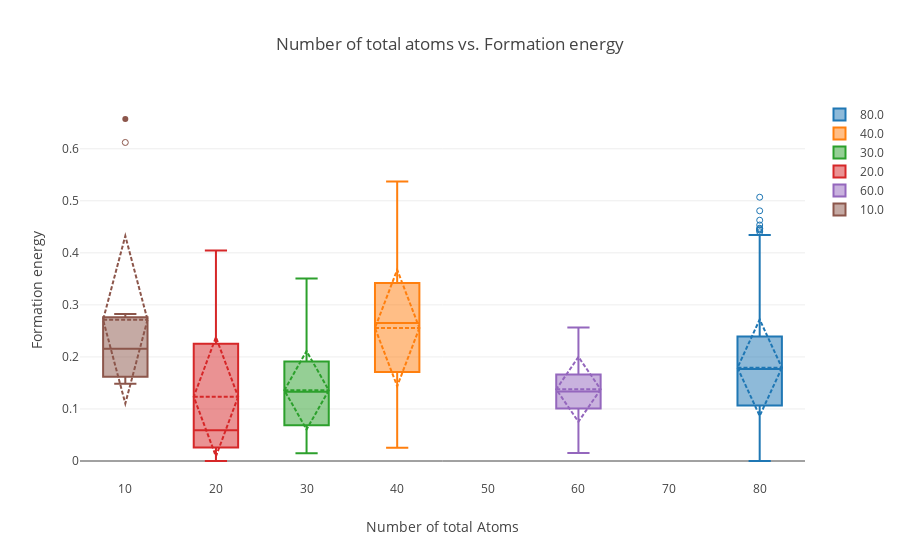

The notebook cell saved with this chart:
### Markdown cell above
### 原子总数与形成能的关系

### Code cell
data = []
for number_of_total_atoms in df['number_of_total_atoms'].value_counts().index.tolist():
    y0 = df[df['number_of_total_atoms']==number_of_total_atoms]['formation_energy_ev_natom'].values
    data.append(go.Box(y=y0, name=str(number_of_total_atoms), boxpoints = 'suspectedoutliers',boxmean='sd'))
    
    layout = go.Layout(
        title = "Number of total atoms vs. Formation energy",
        yaxis=dict( title = 'Formation energy'),
        xaxis=dict( title = 'Number of total Atoms'))
    
iplot(go.Figure(data=data,layout=layout))

### Figure 1 — Plotly figure (JSON) as saved in the notebook; plotly's stock layout.template omitted (floating-point values rounded to 4 significant figures; data arrays with more than 128 entries replaced by an {"elided": "..."} marker saying what was removed)
{"data": [{"boxmean": "sd", "boxpoints": "suspectedoutliers", "name": "80.0", "type": "box", "y": {"elided": "1410 float values"}}, {"boxmean": "sd", "boxpoints": "suspectedoutliers", "name": "40.0", "type": "box", "y": {"elided": "519 float values"}}, {"boxmean": "sd", "boxpoints": "suspectedoutliers", "name": "30.0", "type": "box", "y": {"elided": "326 float values"}}, {"boxmean": "sd", "boxpoints": "suspectedoutliers", "name": "20.0", "type": "box", "y": [0.2243, 0.2063, 0.0215, 0.0406, 0.0969, 0.0441, 0.3581, 0.3689, 0.0254, 0.1511, 0.3427, 0.057, 0.0413, 0.0402, 0.0486, 0.0229, 0.3236, 0.0371, 0.0211, 0.0369, 0.0441, 0.2345, 0.0346, 0.0221, 0.2696, 0.1889, 0.2141, 0.4046, 0.0234, 0.0261, 0.2269, 0.2265, 0.2019, 0.1117, 0.0346, 0.2112, 0.0209, 0.0427, 0.0668, 0.0193, 0.0271, 0.2259, 0.0193, 0.2804, 0.0176, 0.0122, 0.0221, 0.0348, 0.1177, 0.3236, 0.257, 0.3094, 0.0229, 0.0468, 0.0521, 0.2796, 0.0234, 0.1117, 0.0441, 0.1396, 0.0413, 0.1321, 0.2674, 0.2065, 0.1176, 0.2606, 0.0066, 0.0254, 0, 0.0844, 0.0614, 0.3497, 0.0193, 0.0698, 0.2562, 0.294, 0.0393, 0.1133, 0.0063, 0.0049, 0.2161, 0.2558, 0.037, 0.0049]}, {"boxmean": "sd", "boxpoints": "suspectedoutliers", "name": "60.0", "type": "box", "y": [0.0581, 0.2221, 0.0684, 0.1466, 0.218, 0.2066, 0.1115, 0.2166, 0.2, 0.1007, 0.1592, 0.1576, 0.1466, 0.1736, 0.1275, 0.1348, 0.0153, 0.0467, 0.1582, 0.1165, 0.2417, 0.0581, 0.0932, 0.13, 0.1502, 0.1582, 0.0476, 0.1103, 0.2142, 0.2473, 0.1032, 0.1248, 0.1436, 0.0367, 0.132, 0.1475, 0.13, 0.0274, 0.0709, 0.2455, 0.118, 0.2567, 0.0698, 0.2417, 0.132, 0.1012, 0.1434, 0.1515]}, {"boxmean": "sd", "boxpoints": "suspectedoutliers", "name": "10.0", "type": "box", "y": [0.2351, 0.2825, 0.1856, 0.6121, 0.2744, 0.1491, 0.2456, 0.1549, 0.6572, 0.1483, 0.1642, 0.2043, 0.2159]}], "layout": {"title": "Number of total atoms vs. Formation energy", "xaxis": {"title": "Number of total Atoms"}, "yaxis": {"title": "Formation energy"}}}
